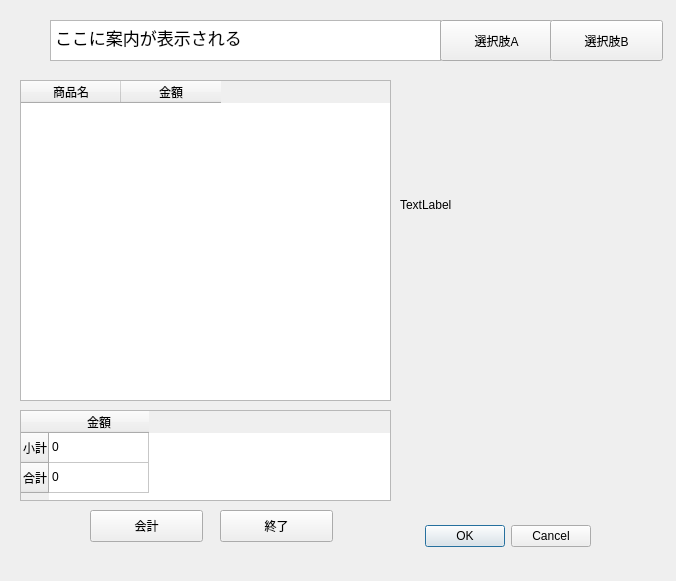
<?xml version="1.0" encoding="UTF-8"?>
<ui version="4.0">
 <class>Dialog</class>
 <widget class="QDialog" name="Dialog">
  <property name="geometry">
   <rect>
    <x>0</x>
    <y>0</y>
    <width>676</width>
    <height>581</height>
   </rect>
  </property>
  <property name="windowTitle">
   <string>Dialog</string>
  </property>
  <widget class="QDialogButtonBox" name="buttonBox">
   <property name="geometry">
    <rect>
     <x>250</x>
     <y>520</y>
     <width>341</width>
     <height>32</height>
    </rect>
   </property>
   <property name="orientation">
    <enum>Qt::Horizontal</enum>
   </property>
   <property name="standardButtons">
    <set>QDialogButtonBox::Cancel|QDialogButtonBox::Ok</set>
   </property>
  </widget>
  <widget class="QPushButton" name="pushButton">
   <property name="geometry">
    <rect>
     <x>90</x>
     <y>510</y>
     <width>113</width>
     <height>32</height>
    </rect>
   </property>
   <property name="text">
    <string>会計</string>
   </property>
  </widget>
  <widget class="QPushButton" name="pushButton_2">
   <property name="geometry">
    <rect>
     <x>220</x>
     <y>510</y>
     <width>113</width>
     <height>32</height>
    </rect>
   </property>
   <property name="text">
    <string>終了</string>
   </property>
  </widget>
  <widget class="QTableWidget" name="tableWidget">
   <property name="geometry">
    <rect>
     <x>20</x>
     <y>80</y>
     <width>371</width>
     <height>321</height>
    </rect>
   </property>
   <column>
    <property name="text">
     <string>商品名</string>
    </property>
   </column>
   <column>
    <property name="text">
     <string>金額</string>
    </property>
   </column>
  </widget>
  <widget class="QTableWidget" name="tableWidget_2">
   <property name="geometry">
    <rect>
     <x>20</x>
     <y>410</y>
     <width>371</width>
     <height>91</height>
    </rect>
   </property>
   <row>
    <property name="text">
     <string>小計</string>
    </property>
   </row>
   <row>
    <property name="text">
     <string>合計</string>
    </property>
   </row>
   <column>
    <property name="text">
     <string>金額</string>
    </property>
   </column>
   <item row="0" column="0">
    <property name="text">
     <string>0</string>
    </property>
   </item>
   <item row="1" column="0">
    <property name="text">
     <string>0</string>
    </property>
   </item>
  </widget>
  <widget class="QTextBrowser" name="textBrowser">
   <property name="geometry">
    <rect>
     <x>50</x>
     <y>20</y>
     <width>391</width>
     <height>41</height>
    </rect>
   </property>
   <property name="html">
    <string>&lt;!DOCTYPE HTML PUBLIC &quot;-//W3C//DTD HTML 4.0//EN&quot; &quot;http://www.w3.org/TR/REC-html40/strict.dtd&quot;&gt;
&lt;html&gt;&lt;head&gt;&lt;meta name=&quot;qrichtext&quot; content=&quot;1&quot; /&gt;&lt;style type=&quot;text/css&quot;&gt;
p, li { white-space: pre-wrap; }
&lt;/style&gt;&lt;/head&gt;&lt;body style=&quot; font-family:'.SF NS Text'; font-size:13pt; font-weight:400; font-style:normal;&quot;&gt;
&lt;p style=&quot; margin-top:0px; margin-bottom:0px; margin-left:0px; margin-right:0px; -qt-block-indent:0; text-indent:0px;&quot;&gt;ここに案内が表示される&lt;/p&gt;&lt;/body&gt;&lt;/html&gt;</string>
   </property>
  </widget>
  <widget class="QPushButton" name="pushButton_3">
   <property name="geometry">
    <rect>
     <x>440</x>
     <y>20</y>
     <width>113</width>
     <height>41</height>
    </rect>
   </property>
   <property name="text">
    <string>選択肢A</string>
   </property>
   <property name="shortcut">
    <string>Y</string>
   </property>
   <property name="default">
    <bool>false</bool>
   </property>
  </widget>
  <widget class="QPushButton" name="pushButton_4">
   <property name="geometry">
    <rect>
     <x>550</x>
     <y>20</y>
     <width>113</width>
     <height>41</height>
    </rect>
   </property>
   <property name="text">
    <string>選択肢B</string>
   </property>
   <property name="shortcut">
    <string>N</string>
   </property>
  </widget>
  <widget class="QLabel" name="label_setPix">
   <property name="geometry">
    <rect>
     <x>400</x>
     <y>80</y>
     <width>250</width>
     <height>250</height>
    </rect>
   </property>
   <property name="text">
    <string>TextLabel</string>
   </property>
  </widget>
 </widget>
 <resources/>
 <connections>
  <connection>
   <sender>buttonBox</sender>
   <signal>accepted()</signal>
   <receiver>Dialog</receiver>
   <slot>accept()</slot>
   <hints>
    <hint type="sourcelabel">
     <x>468</x>
     <y>534</y>
    </hint>
    <hint type="destinationlabel">
     <x>157</x>
     <y>274</y>
    </hint>
   </hints>
  </connection>
  <connection>
   <sender>buttonBox</sender>
   <signal>rejected()</signal>
   <receiver>Dialog</receiver>
   <slot>reject()</slot>
   <hints>
    <hint type="sourcelabel">
     <x>536</x>
     <y>540</y>
    </hint>
    <hint type="destinationlabel">
     <x>286</x>
     <y>274</y>
    </hint>
   </hints>
  </connection>
  <connection>
   <sender>pushButton</sender>
   <signal>clicked()</signal>
   <receiver>tableWidget</receiver>
   <slot>update()</slot>
   <hints>
    <hint type="sourcelabel">
     <x>146</x>
     <y>525</y>
    </hint>
    <hint type="destinationlabel">
     <x>205</x>
     <y>200</y>
    </hint>
   </hints>
  </connection>
  <connection>
   <sender>pushButton</sender>
   <signal>clicked()</signal>
   <receiver>tableWidget</receiver>
   <slot>selectAll()</slot>
   <hints>
    <hint type="sourcelabel">
     <x>128</x>
     <y>527</y>
    </hint>
    <hint type="destinationlabel">
     <x>207</x>
     <y>324</y>
    </hint>
   </hints>
  </connection>
  <connection>
   <sender>pushButton_2</sender>
   <signal>clicked(bool)</signal>
   <receiver>Dialog</receiver>
   <slot>reject()</slot>
   <hints>
    <hint type="sourcelabel">
     <x>289</x>
     <y>523</y>
    </hint>
    <hint type="destinationlabel">
     <x>416</x>
     <y>323</y>
    </hint>
   </hints>
  </connection>
 </connections>
</ui>
